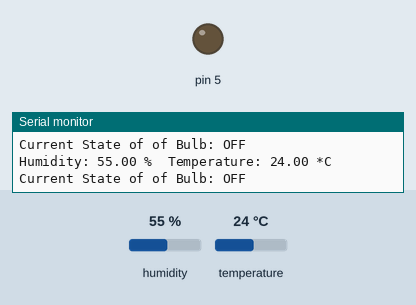
The sketch below on a simulated Arduino Uno, built with avr-gcc and run on an emulated ATmega328P. Parts: output pins drawn as LEDs (lit = HIGH), the last lines printed to the serial monitor. Inputs (shaded band) come from the test bench; at power-on: humidity 55 %, temperature 24 °C.

Above: at 2.8 s.
2.9 s: humidity set to 66 %
5.6 s: humidity set to 69 %
At 6.6 s:
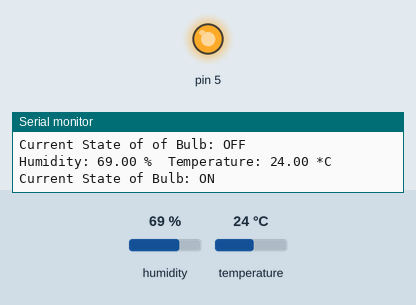
8.3 s: humidity set to 22 %
At 11.3 s:
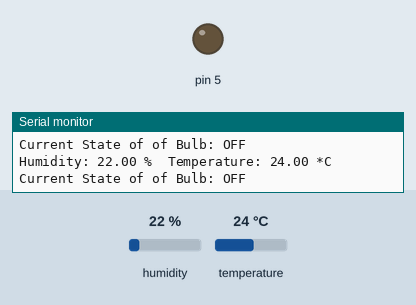
11.6 s: humidity set to 68 %
At 12.8 s:
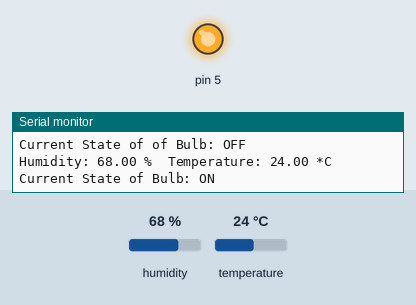
Timing chart, 0 to 14.6 s (numbered marks = the images above; inputs shaded):
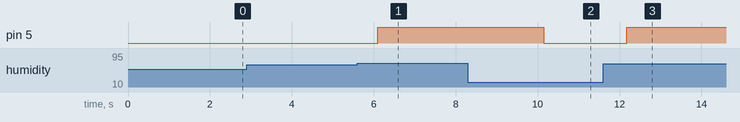

The sketch:

Plant_Incubator_DHT11_FAN_FLAPS.ino
```cpp
// Include the Servo library
#include <Servo.h>
#include<DHT.h>
#define DHTPIN 2
#define DHTTYPE DHT11
DHT dht(DHTPIN, DHTTYPE);
int tlimit= 30;
int hlimit=68;
int heatingtime= 1000;


void setup() {

Serial.begin(115200);
Serial.println("DHT11 Output!");
dht.begin();
  // attaches the servo on GIO2 to the servo object
  pinMode(5, OUTPUT);
}


void loop() {

    float h = dht.readHumidity();

  float t = dht.readTemperature();
   if(isnan(t) || isnan(h))
   {
      Serial.println("Failed to read DHT11");
    }
   else
   {

    Serial.print("Humidity: ");

    Serial.print(h);

    Serial.print(" %\t");

    Serial.print("Temperature: ");

    Serial.print(t);

    Serial.println(" *C");


  }

if(h>=hlimit && t<=tlimit)
   { Serial.print("Current State of Bulb: ON\n\n");

           digitalWrite(5,HIGH);
           delay(heatingtime);

   }
   if(h<hlimit || t>tlimit)
   { Serial.print("Current State of of Bulb: OFF\n\n");

           digitalWrite(5,LOW);
           delay(heatingtime);
   }

}
```

Measured:
- the behaviour switches between 67 and 68 % on humidity (found by bisection; images 0 and 1)
- after the input at 5.6 s, pin 5: LOW → HIGH after 0.50 s
- after the input at 8.3 s, pin 5: HIGH → LOW after 1.9 s
- after the input at 11.6 s, pin 5: LOW → HIGH after 0.58 s
